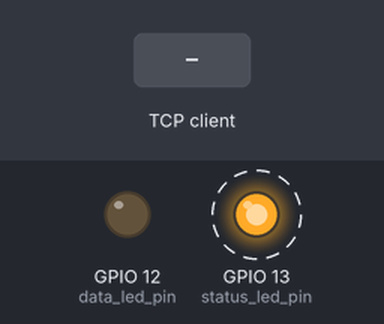
A program run on a simulated ESP32 board running MicroPython. Parts: output pins drawn as LEDs (lit = HIGH). Dashed ring = blinking. The test bench sets the inputs (shaded band). The board's own WiFi access point starts at once; one TCP client connects 1 s after the port opens and stays connected; what the program prints to the serial console is not drawn.

Above: at 1.2 s.
1.3 s: the TCP client sends "device\n"
Timing chart, 0 to 10.3 s (numbered marks = the images above; inputs shaded):
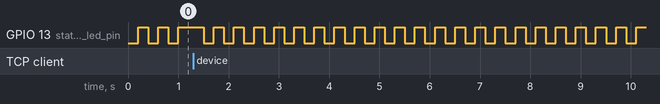

The program:

main.py
```python
import uasyncio as asyncio
import time
import json

from LED import LEDController
from cmd_handler import CommandHandler

HOST = "0.0.0.0"
PORT = 9527

leds = LEDController(data_led_pin=12, status_led_pin=13)
leds.status.fast_blink()
leds.data.off()

# ----------------- 定义对应命令的回调函数 -----------------
def on_init(data):
    print("--> 收到 init 命令:", data)
    # 处理初始化逻辑...
    return {"status": "ok", "ack": "init", "device": data.get("device")}

def on_detect(data):
    print("--> 收到 detect 命令:", data)
    objects = data.get("objects", [])
    # 处理视觉检测到的对象逻辑...
    return {"status": "ok", "ack": "detect", "found_count": len(objects)}

def on_shutdown(data):
    print("--> 收到 shutdown 命令:", data)
    # 处理关机或待机逻辑...
    return None  # 返回 None 默认会发回通用成功信息

# ----------------- 注册命令 -----------------
#
# 已注册命令的 JSON 发送示例（每条消息以换行符 \n 结尾）：
#
#   {"cmd": "init",    "data": {"device": "esp32c3"}}
#   {"cmd": "detect",  "data": {"objects": ["cat", "dog"]}}
#   {"cmd": "shutdown","data": {}}
#
cmd_parser = CommandHandler()
cmd_parser.register("init", on_init)
cmd_parser.register("detect", on_detect)
cmd_parser.register("shutdown", on_shutdown)


async def handle_client(reader, writer):
    addr = writer.get_extra_info('peername')
    print("Client connected:", addr)
    leds.status.on()
    leds.data.off()

    try:
        while True:
            # Use readline so we get complete JSON strings (delimited by \n)
            data = await reader.readline()
            if not data:
                print("Client disconnected (empty recv)")
                break

            leds.data.pulse(80)

            # 打印收到的原始字节（用于调试）
            print(f"[RX] raw bytes ({len(data)}B): {data}")

            # 读取字节并解码为字符串
            text = data.decode('utf-8').strip()
            print(f"[RX] decoded text: {text}")

            # 使用独立模块的逻辑去解析并触发对应回调函数
            response_dict = cmd_parser.handle_message(text)

            # 打印将要返回的响应内容
            print(f"[TX] response: {response_dict}")

            # 将处理结果序列化为 JSON 发回给客户端
            resp = json.dumps(response_dict) + "\n"
            writer.write(resp.encode('utf-8'))

            await writer.drain()
            leds.data.pulse(80)
    except Exception as e:
        print("Client error:", e)
    finally:
        print("Closing client connection...")
        writer.close()
        await writer.wait_closed()
        leds.data.off()
        leds.status.fast_blink()
        print("Waiting for new connection...")


async def main():
    print(f"TCP server listening on {HOST}:{PORT}")
    server = await asyncio.start_server(handle_client, HOST, PORT)
    while True:
        await asyncio.sleep(3600)

try:
    asyncio.run(main())
except KeyboardInterrupt:
    print("Server stopped")
```

LED.py
```python
from machine import Pin, Timer


class BaseLED:
    _next_timer_id = 0
    _max_timer_id = 1

    @classmethod
    def _alloc_timer_id(cls):
        if cls._next_timer_id > cls._max_timer_id:
            raise ValueError("No available hardware timers")
        timer_id = cls._next_timer_id
        cls._next_timer_id += 1
        return timer_id

    def __init__(self, pin_num, timer_id=None):
        self._pin = Pin(pin_num, Pin.OUT, value=0)
        if timer_id is None:
            timer_id = self._alloc_timer_id()
        self._timer = Timer(timer_id)

    def on(self):
        self._timer.deinit()
        self._pin.value(1)

    def off(self):
        self._timer.deinit()
        self._pin.value(0)

    def _toggle(self, _):
        self._pin.value(0 if self._pin.value() else 1)


class DataLED(BaseLED):
    def pulse(self, ms=60):
        self._pin.value(1)
        self._timer.deinit()
        self._timer.init(period=ms, mode=Timer.ONE_SHOT, callback=self._off_cb)

    def _off_cb(self, _):
        self._pin.value(0)


class StatusLED(BaseLED):
    def fast_blink(self):
        self._blink(200)

    def slow_blink(self):
        self._blink(1000)

    def _blink(self, period_ms):
        self._timer.deinit()
        self._timer.init(period=period_ms, mode=Timer.PERIODIC, callback=self._toggle)


class LEDController:
    def __init__(self, data_led_pin, status_led_pin):
        self.data = DataLED(data_led_pin, timer_id=0)
        self.status = StatusLED(status_led_pin, timer_id=1)
```

cmd_handler.py
```python
import json

class CommandHandler:
    def __init__(self):
        self._callbacks = {}

    def register(self, command_name, callback):
        """
        注册一个命令以及它对应的回调函数。
        回调函数会接收一个参数：解析后的完整 JSON 字典。
        """
        self._callbacks[command_name] = callback

    def handle_message(self, text):
        """
        解析传入的字符串，如果符合命令列表内容则执行并返回结果。
        """
        text = text.strip()
        if not text:
            return {"status": "ignored", "reason": "empty"}

        try:
            msg = json.loads(text)
        except ValueError:
            return {"status": "error", "reason": "invalid_json"}

        # 确保传入的是字典结构
        if type(msg) is not dict:
            return {"status": "error", "reason": "not_a_dict"}

        # 提取命令字段
        cmd = msg.get("command")
        if not cmd:
            return {"status": "error", "reason": "missing_command"}

        # 若命令被注册过，则调用对应的回调函数
        if cmd in self._callbacks:
            try:
                # 执行回调函数，传入完整的字典数据
                result = self._callbacks[cmd](msg)

                # 如果用户回调没有专门返回可用于返回的字典，使用默认成功状态
                if result is None:
                    return {"status": "ok", "ack": cmd}
                return result
            except Exception as e:
                return {"status": "error", "reason": "callback_exception", "detail": str(e)}
        else:
            # 命令未识别
            return {"status": "error", "reason": "unknown_command"}
```

boot.py
```python
import network

AP_SSID = "esp32_ap"
AP_PASSWORD = "esp32_1234"


def start_ap():
    ap = network.WLAN(network.AP_IF)
    if not ap.active():
        ap.active(True)
    ap.config(essid=AP_SSID, password=AP_PASSWORD, authmode=network.AUTH_WPA_WPA2_PSK)
    print("AP started")
    print(ap.ifconfig())

start_ap()
```

Measured:
- after the input at 1.3 s, GPIO 13 (status_led_pin): alternates HIGH for 0.20 s and LOW for 0.20 s, starting after 0.21 s
- by itself, GPIO 13 (status_led_pin): alternates HIGH for 0.20 s and LOW for 0.20 s
